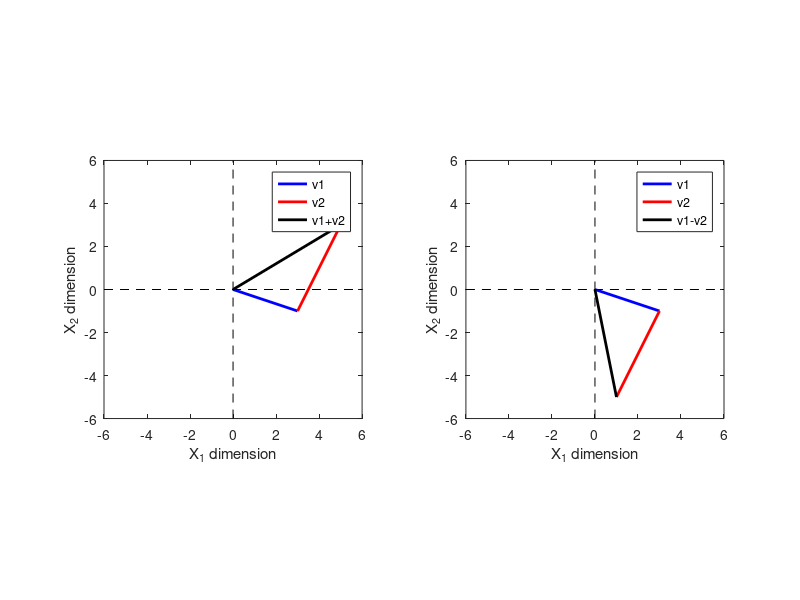

The MATLAB script that drew this image:
%%
%     COURSE: Linear algebra: theory and implementation
%    SECTION: Vectors
%      VIDEO: Vector addition/subtraction
% Instructor: sincxpress.com
% Course url: https://www.udemy.com/course/linear-algebra-theory-and-implementation/?couponCode=202110
%
%%
clear, clc

%%

v1 = [ 3 -1 ];
v2 = [ 2  4 ];

v3 = v1+v2;


% plot them
figure(2), clf
subplot(121)

% the main plotting lines:
plot([0 v1(1)],[0 v1(2)],'b','linew',2)
hold on
plot([0 v2(1)]+v1(1),[0 v2(2)]+v1(2),'r','linew',2)
plot([0 v3(1)],[0 v3(2)],'k','linew',2)
legend({'v1';'v2';'v1+v2'},'AutoUpdate','off')

% this code just makes the plot look nicer
axis square
axis([ -1 1 -1 1 ]*6)
hold on
plot(get(gca,'xlim'),[0 0],'k--')
plot([0 0],get(gca,'ylim'),'k--')
xlabel('X_1 dimension')
ylabel('X_2 dimension')

%% subtraction

v3 = v1-v2;

% plot them
subplot(122)

% the main plotting lines:
plot([0 v1(1)],[0 v1(2)],'b','linew',2)
hold on
plot([0 -v2(1)]+v1(1),[0 -v2(2)]+v1(2),'r','linew',2)
plot([0 v3(1)],[0 v3(2)],'k','linew',2)
legend({'v1';'v2';'v1-v2'},'AutoUpdate','off')

% this code just makes the plot look nicer
axis square
axis([ -1 1 -1 1 ]*6)
hold on
plot(get(gca,'xlim'),[0 0],'k--')
plot([0 0],get(gca,'ylim'),'k--')
xlabel('X_1 dimension')
ylabel('X_2 dimension')

%% done.
